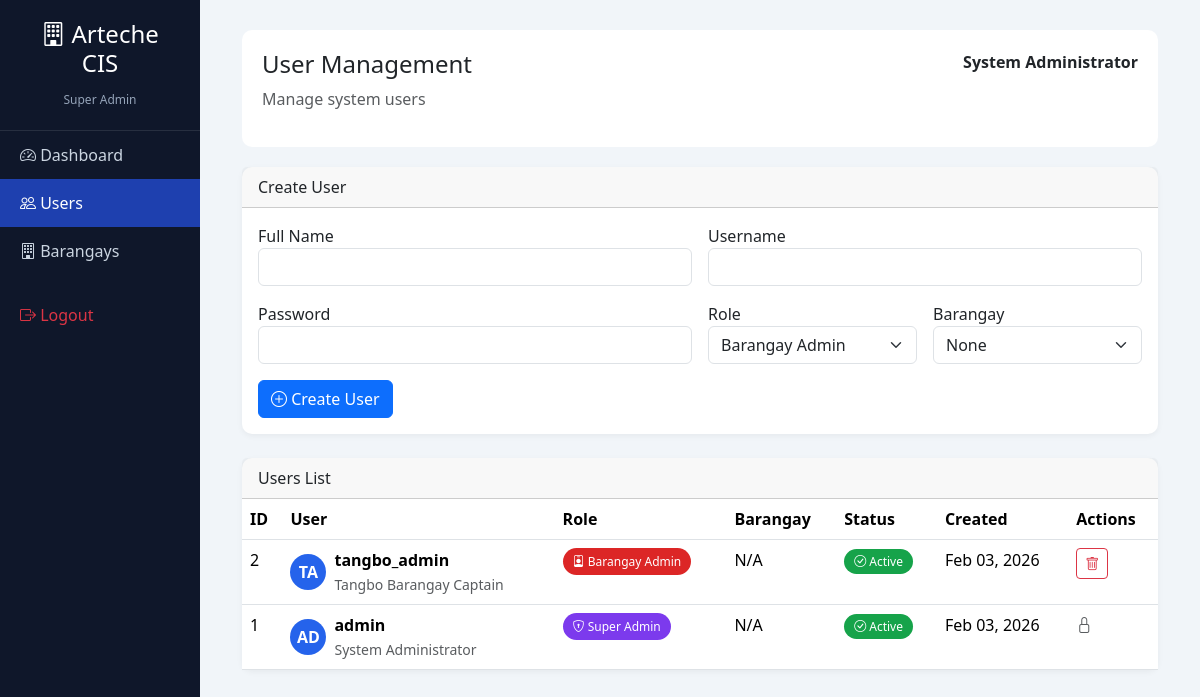
The page /app/admin/super_admin/users.php (signed in) on the database as committed earlier.
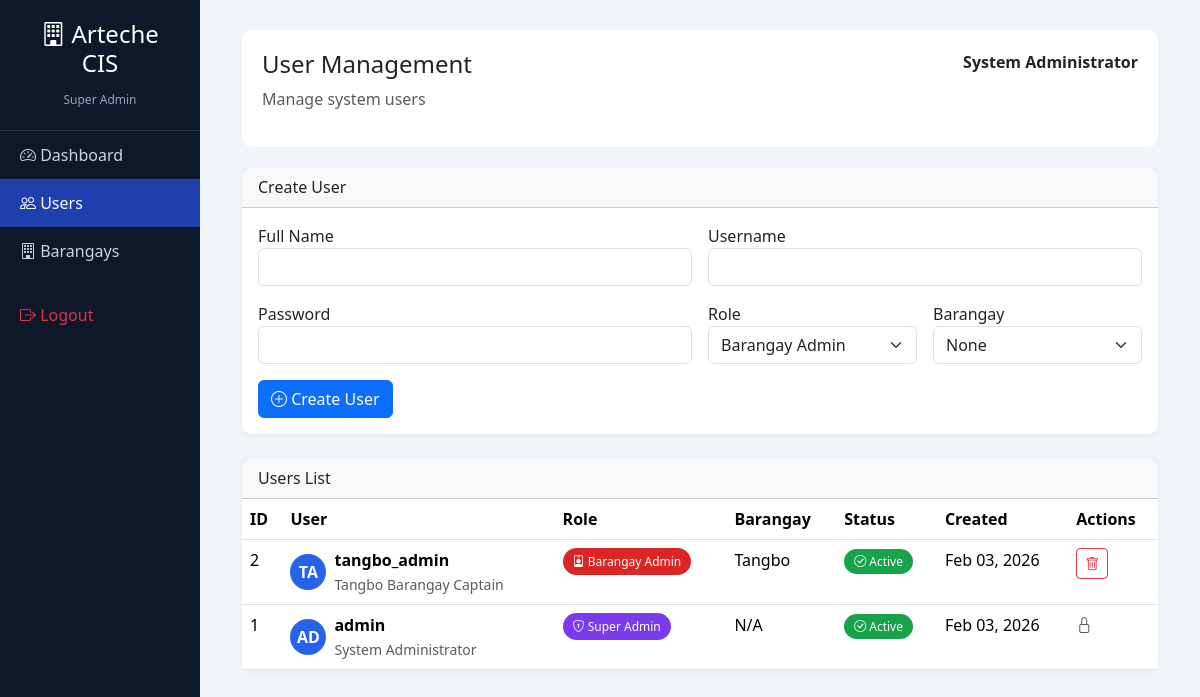
The same page on the database as committed later.
### tables this page shows
CREATE TABLE `users` (
  `id` int(11) NOT NULL,
  `username` varchar(50) NOT NULL,
  `full_name` varchar(100) DEFAULT NULL,
  `password` varchar(255) NOT NULL,
  `barangay_id` int(11) DEFAULT NULL,
  `role` enum('Admin','BarangayStaff','super_admin','barangay_admin') DEFAULT 'barangay_admin',
  `created_at` timestamp NOT NULL DEFAULT current_timestamp()
);

CREATE TABLE `barangays` (
  `id` int(11) NOT NULL,
  `name` varchar(100) NOT NULL,
  `municipality` varchar(100) DEFAULT 'Arteche',
  `province` varchar(100) DEFAULT 'Eastern Samar',
  `latitude` decimal(10,8) DEFAULT NULL,
  `longitude` decimal(11,8) DEFAULT NULL,
  `population` int(11) DEFAULT 0,
  `created_at` timestamp NOT NULL DEFAULT current_timestamp()
);

### app/admin/super_admin/users.php (the view, shortened to what the changed rows need)
<?php
$conn = getDB();
$users = $conn->query("
SELECT u.*,b.name AS barangay_name
FROM users u
LEFT JOIN barangays b ON u.barangay_id=b.id
ORDER BY u.created_at DESC
");
?>
<!DOCTYPE html>
<html lang="en">
<head>
    <link href="https://cdn.jsdelivr.net/npm/bootstrap@5.3.1/dist/css/bootstrap.min.css" rel="stylesheet">
    <link rel="stylesheet" href="https://cdn.jsdelivr.net/npm/bootstrap-icons@1.10.0/font/bootstrap-icons.css">
</head>
<body>
    <div class="container-fluid">
        <div class="row">
            <div class="col-md-10">
                <div class="main-content">
                    <div class="card">
                        <div class="card-body p-0">
                            <table class="table table-hover mb-0">
                                <thead>
                                    <tr>
                                        <th>ID</th>
                                        <th>User</th>
                                        <th>Role</th>
                                        <th>Barangay</th>
                                        <th>Status</th>
                                        <th>Created</th>
                                        <th>Actions</th>
                                    </tr>
                                </thead>
                                <tbody>
                                    <?php while ($u = $users->fetch_assoc()):
                                        $status = isset($u['is_active']) && $u['is_active'] == 0 ? "Inactive" : "Active";
                                        $initials = strtoupper(substr($u['username'], 0, 2));
                                        ?>
                                        <tr>
                                            <td><?= $u['id'] ?></td>
                                            <td>
                                                <div class="d-flex align-items-center">
                                                    <div class="user-avatar me-2"><?= $initials ?></div>
                                                    <div>
                                                        <strong><?= htmlspecialchars($u['username']) ?></strong><br>
                                                        <small
                                                            class="text-muted"><?= htmlspecialchars($u['full_name'] ?? "N/A") ?></small>
                                                    </div>
                                                </div>
                                            </td>
                                            <td>
                                                <?php if ($u['role'] == "super_admin"): ?>
                                                    <span class="badge-role role-super">
                                                        <i class="bi bi-shield-lock"></i> Super Admin
                                                    </span>
                                                <?php else: ?>
                                                    <span class="badge-role role-admin">
                                                        <i class="bi bi-person-badge"></i> Barangay Admin
                                                    </span>
                                                <?php endif; ?>
                                            </td>
                                            <td><?= htmlspecialchars($u['barangay_name'] ?? "N/A") ?></td>
                                            <td>
                                                <?php if ($status == "Active"): ?>
                                                    <span class="status-active">
                                                        <i class="bi bi-check-circle"></i> Active
                                                    </span>
                                                <?php else: ?>
                                                    <span class="status-inactive">
                                                        <i class="bi bi-x-circle"></i> Inactive
                                                    </span>
                                                <?php endif; ?>
                                            </td>
                                            <td><?= date("M d, Y", strtotime($u['created_at'])) ?></td>
                                            <td>
                                                <?php if ($u['id'] != $_SESSION['user_id']): ?>
                                                    <a href="?delete=<?= $u['id'] ?>" class="btn btn-sm btn-outline-danger"
                                                        onclick="return confirm('Delete this user?')">
                                                        <i class="bi bi-trash"></i>
                                                    </a>
                                                <?php else: ?>
                                                    <i class="bi bi-lock text-muted"></i>
                                                <?php endif; ?>
                                            </td>
                                        </tr>
                                    <?php endwhile; ?>
                                </tbody>
                            </table>
                        </div>
                    </div>
                </div>
            </div>
        </div>
    </div>
</body>
</html>

Rows that differ between the two databases and show on the page:
changed users "TA": barangay.name "N/A" → "Tangbo"
